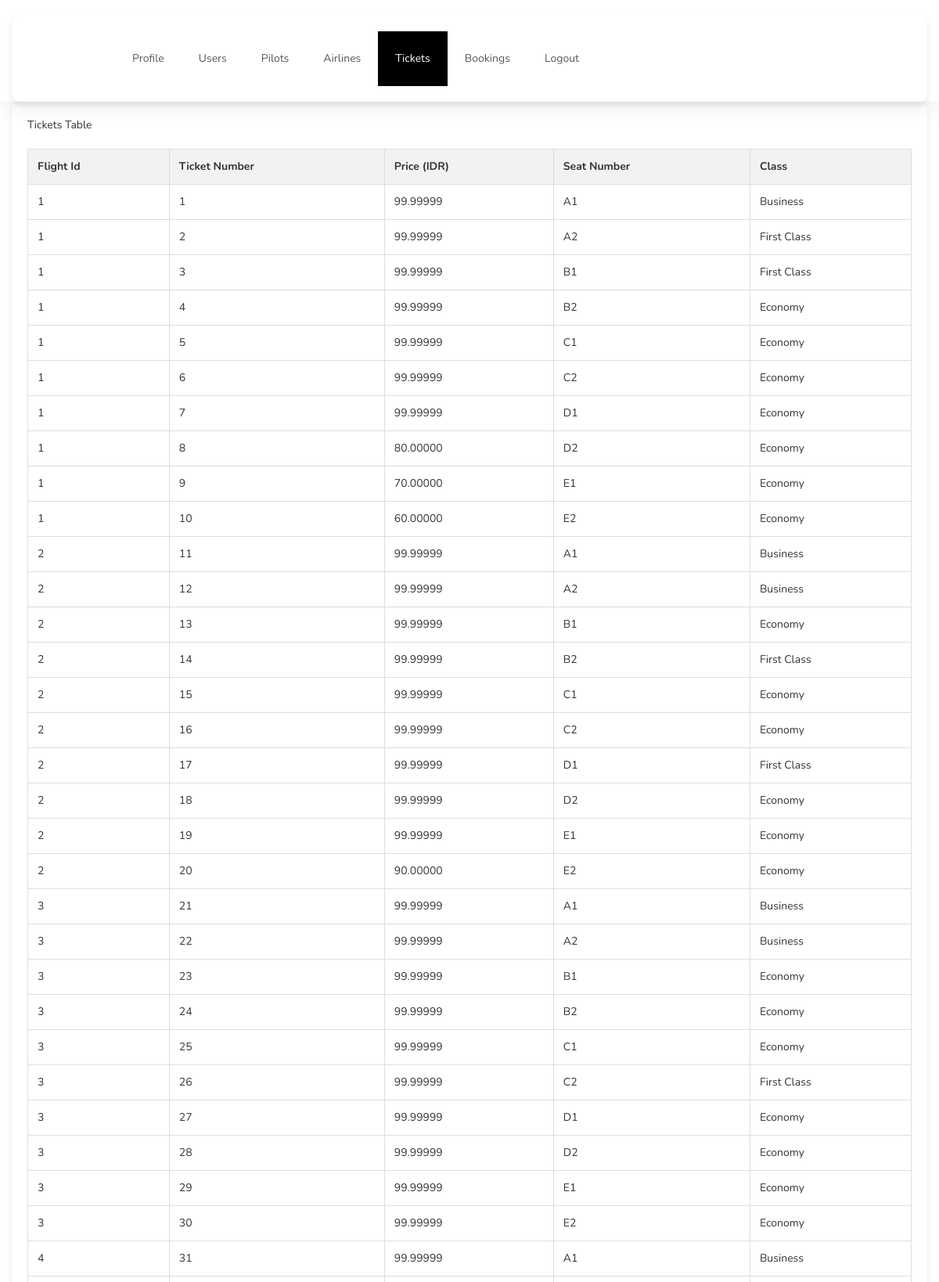
/admin_tickets.php (upper part), run on the app's committed database.
### tables this page shows
CREATE TABLE `tickets` (
  `ticket_number` int(11) NOT NULL,
  `flight_id` varchar(30) DEFAULT NULL,
  `price` decimal(7,5) DEFAULT NULL,
  `seat_number` varchar(30) DEFAULT NULL,
  `class` varchar(30) DEFAULT NULL
);

### admin_tickets.php (the view, shortened to what this page needs)
<!DOCTYPE html>
<html lang="en">
<head>
    <link rel="stylesheet" href="css/bootstrap.min.css">
    <link rel="stylesheet" href="css/style.css">
</head>
<body id="top" data-spy="scroll" data-target=".navbar-collapse" data-offset="50">
    <section class="navbar custom-navbar navbar-fixed-top navbar-custom" role="navigation">
        <div class="container">
            <div class="collapse navbar-collapse">
                <ul class="nav navbar-nav navbar-nav-first">
                    <li><a href="admin_home.php">Profile</a></li>
                    <li><a href="users.php">Users</a></li>
                    <li><a href="pilot.php">Pilots</a></li>
                    <li><a href="airlines.php">Airlines</a></li>
                    <li class="active"><a href="admin_tickets.php">Tickets</a></li>
                    <li><a href="booked_flights.php">Bookings</a></li>
                    <li><a href="login.php">Logout</a></li>
                </ul>
            </div>
        </div>
    </section>
    <section id="section1">
        <div class="container">
            <div class="title">Tickets Table</div>
            <?php
            require_once('dbconnect.php');
            $sql = "SELECT * FROM tickets";
            $result = $conn->query($sql);
            if ($result->num_rows > 0) {
                echo "<table><tr>
                            <th>Flight Id</th>
                            <th>Ticket Number</th>
                            <th>Price (IDR)</th>
                            <th>Seat Number</th>
                            <th>Class</th>
                            </tr>";
                while ($row = $result->fetch_assoc()) {
                    echo "<tr><td>" . $row["flight_id"] . "</td><td>" . $row["ticket_number"] . "</td><td>" . $row["price"] .
                    "</td><td>" . $row["seat_number"] . "</td><td>" . $row["class"] . "</td></tr>";
                }
                echo "</table>";
            } else {
                echo "0 results";
            }
            ?>
        </div>
    </section>
</body>
</html>

### css/style.css (style rules this page uses)
body { background: #ffffff; font-family: 'Nunito', sans-serif; overflow-x: hidden; padding-top: 70px; }
html { -webkit-font-smoothing: antialiased; }
a { color: #252525; -webkit-transition: 0.5s; transition: 0.5s; text-decoration: none !important; }
a, input, button, .form-control { -webkit-transition: 0.5s; transition: 0.5s; }
section { position: relative; padding: 100px 0; }
.custom-navbar { background: #ffffff; border-top: 5px solid #29ca8e; border-bottom: 0; -webkit-box-shadow: 0 1px 30px rgba(0, 0, 0, 0.1); -moz-box-shadow: 0 1px 30px rgba(0, 0, 0, 0.1); box-shadow: 0 1px 30px rgba(0, 0, 0, 0.1); padding: 12px 0; margin-bottom: 0; padding: 0; }
.custom-navbar .navbar-nav.navbar-nav-first { margin-left: 8em; }
.custom-navbar .nav li a { line-height: 40px; color: #575757; padding-right: 22px; padding-left: 22px; }
.custom-navbar .nav li.active > a { background-color: #29ca8e; color: #ffffff; }
section, .section-background .item, .section-background .courses-thumb, .section-background .team-thumb, main > section:nth-child(even) .item, main > section:nth-child(even) .courses-thumb, main > section:nth-child(even) .team-thumb, main > section { background: #fff; }

### admin_tickets.php (style rules this page uses)
body { background-color: #f8f9fa; color: #333; }
section { padding: 40px 0; }
table { width: 100%; border-collapse: collapse; margin-top: 20px; }
th, td { border: 1px solid #dddddd; text-align: left; padding: 12px; }
th { background-color: #f2f2f2; }
.container { background-color: #ffffff; border-radius: 10px; box-shadow: 0 4px 8px rgba(0, 0, 0, 0.1); padding: 20px; margin-top: 20px; }
.navbar-custom .navbar-nav-first>li>a:hover, .navbar-custom .navbar-nav-first>li.active>a { color: #fff !important; background-color: #000 !important; }
.navbar-custom { border-color: #000 !important; border: none !important; }

### data on the page
tickets: flight "1", ticket_number "1", price "99.99999", seat_number "A1", class "Business"
tickets: flight "1", ticket_number "2", price "99.99999", seat_number "A2", class "First Class"
tickets: flight "1", ticket_number "3", price "99.99999", seat_number "B1", class "First Class"
tickets: flight "1", ticket_number "4", price "99.99999", seat_number "B2", class "Economy"
tickets: flight "1", ticket_number "5", price "99.99999", seat_number "C1", class "Economy"
tickets: flight "1", ticket_number "6", price "99.99999", seat_number "C2", class "Economy"
tickets: flight "1", ticket_number "7", price "99.99999", seat_number "D1", class "Economy"
tickets: flight "1", ticket_number "8", price "80.00000", seat_number "D2", class "Economy"
tickets: flight "1", ticket_number "9", price "70.00000", seat_number "E1", class "Economy"
tickets: flight "1", ticket_number "10", price "60.00000", seat_number "E2", class "Economy"
tickets: flight "2", ticket_number "11", price "99.99999", seat_number "A1", class "Business"
tickets: flight "2", ticket_number "12", price "99.99999", seat_number "A2", class "Business"
tickets: flight "2", ticket_number "13", price "99.99999", seat_number "B1", class "Economy"
tickets: flight "2", ticket_number "14", price "99.99999", seat_number "B2", class "First Class"
tickets: flight "2", ticket_number "15", price "99.99999", seat_number "C1", class "Economy"
tickets: flight "2", ticket_number "16", price "99.99999", seat_number "C2", class "Economy"
tickets: flight "2", ticket_number "17", price "99.99999", seat_number "D1", class "First Class"
tickets: flight "2", ticket_number "18", price "99.99999", seat_number "D2", class "Economy"
tickets: flight "2", ticket_number "19", price "99.99999", seat_number "E1", class "Economy"
tickets: flight "2", ticket_number "20", price "90.00000", seat_number "E2", class "Economy"
tickets: flight "3", ticket_number "21", price "99.99999", seat_number "A1", class "Business"
tickets: flight "3", ticket_number "22", price "99.99999", seat_number "A2", class "Business"
tickets: flight "3", ticket_number "23", price "99.99999", seat_number "B1", class "Economy"
tickets: flight "3", ticket_number "24", price "99.99999", seat_number "B2", class "Economy"
tickets: flight "3", ticket_number "25", price "99.99999", seat_number "C1", class "Economy"
tickets: flight "3", ticket_number "26", price "99.99999", seat_number "C2", class "First Class"
tickets: flight "3", ticket_number "27", price "99.99999", seat_number "D1", class "Economy"
tickets: flight "3", ticket_number "28", price "99.99999", seat_number "D2", class "Economy"
tickets: flight "3", ticket_number "29", price "99.99999", seat_number "E1", class "Economy"
tickets: flight "3", ticket_number "30", price "99.99999", seat_number "E2", class "Economy"
tickets: flight "4", ticket_number "31", price "99.99999", seat_number "A1", class "Business"
